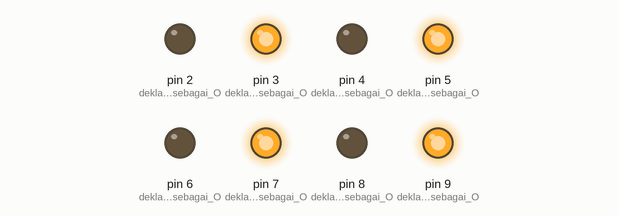
A sketch run on a simulated Arduino Uno, built with avr-gcc and run on an emulated ATmega328P. Parts: output pins drawn as LEDs (lit = HIGH).

Above: at 0.1 s.
Timing chart, 0 to 1.6 s (numbered marks = the images above):
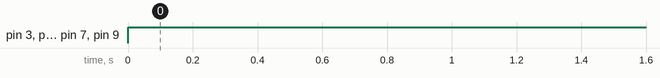

The sketch:

Job1.1.ino
```cpp
void setup() {
  pinMode(2,OUTPUT);                                              //deklarasi PIN 2 sebagai OUTPUT
  pinMode(3,OUTPUT);                                              //deklarasi PIN 3 sebagai OUTPUT
  pinMode(4,OUTPUT);                                              //deklarasi PIN 4 sebagai OUTPUT
  pinMode(5,OUTPUT);                                              //deklarasi PIN 5 sebagai OUTPUT
  pinMode(6,OUTPUT);                                              //deklarasi PIN 6 sebagai OUTPUT
  pinMode(7,OUTPUT);                                              //deklarasi PIN 7 sebagai OUTPUT
  pinMode(8,OUTPUT);                                              //deklarasi PIN 8 sebagai OUTPUT
  pinMode(9,OUTPUT);                                              //deklarasi PIN 9 sebagai OUTPUT
}

void loop() {
  digitalWrite(2,0);                                              //pin 2 Mati
  digitalWrite(3,1);                                              //pin 3 Nyala
  digitalWrite(4,0);                                              //pin 4 Mati
  digitalWrite(5,1);                                              //pin 5 Nyala
  digitalWrite(6,0);                                              //pin 6 Mati
  digitalWrite(7,1);                                              //pin 7 Nyala
  digitalWrite(8,0);                                              //pin 8 Mati
  digitalWrite(9,1);                                              //pin 9 Nyala
}
```

Measured:
- by itself, pin 3 (deklarasi_PIN_3_sebagai_O), pin 5 (deklarasi_PIN_5_sebagai_O), pin 7 (deklarasi_PIN_7_sebagai_O), pin 9 (deklarasi_PIN_9_sebagai_O): LOW → HIGH at 0.00 s
